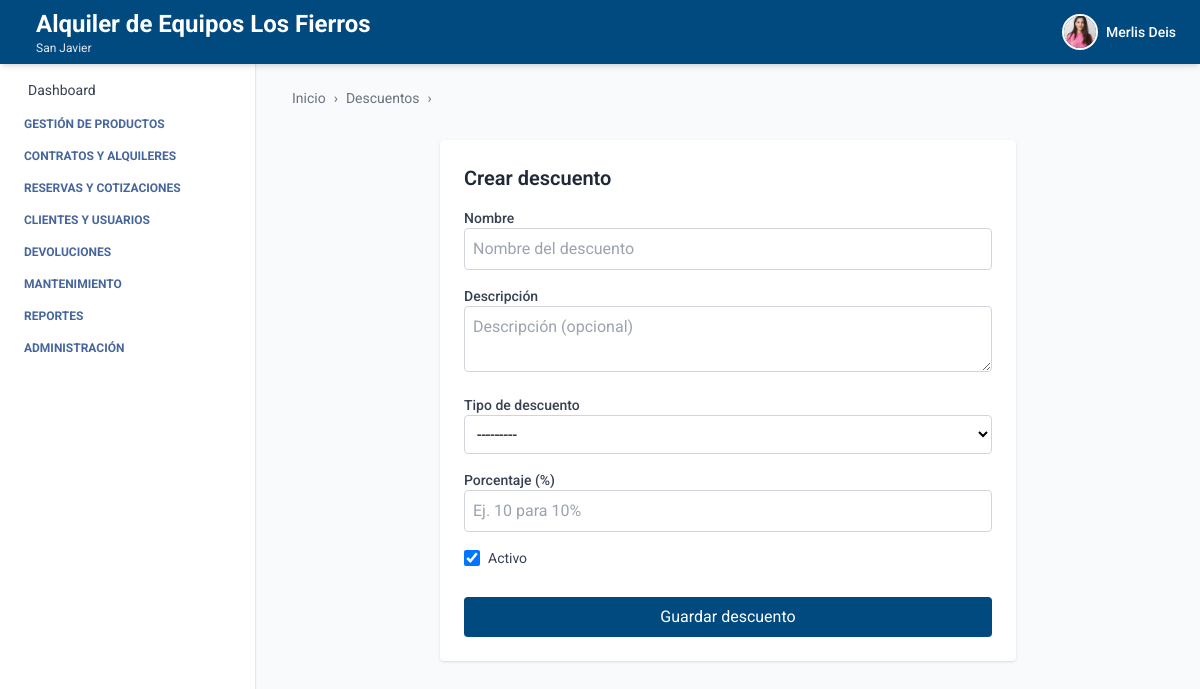
/descuentos/nuevo/ (signed in), run on the app's committed database.
### autenticacion/models.py (models this page shows, shortened)
class Usuario(AbstractUser):
    telefono = models.CharField(max_length=20, blank=True, null=True)
    empresa = models.ForeignKey(Empresa, on_delete=models.SET_NULL, null=True, blank=True)
    sucursal = models.ForeignKey(Sucursal, on_delete=models.SET_NULL, null=True, blank=True)
    ESTADOS = [
        ("activo", "Activo"),
        ("inactivo", "Inactivo"),
    ]
    estado = models.CharField(max_length=10, choices=ESTADOS, default="activo")
    foto_perfil = models.ImageField(upload_to='usuarios/img/', blank=True, null=True)
    groups = models.ManyToManyField(
        Group,
        related_name='usuarios',  # Evita conflicto con 'user_set'
        blank=True,
        help_text='The groups this user belongs to.',
        verbose_name='groups'
    )
    user_permissions = models.ManyToManyField(
        Permission,
        related_name='usuarios',  # Evita conflicto con 'user_set'
        blank=True,
        help_text='Specific permissions for this user.',
        verbose_name='user permissions'
    )

### empresa/models.py (models this page shows, shortened)
class Empresa(models.Model):
    ESTADOS = [
        ("activo", "Activo"),
        ("inactivo", "Inactivo"),
    ]
    nombre = models.CharField(max_length=100)
    nit = models.CharField(max_length=50, unique=True)
    ciudad = models.CharField(max_length=100, blank=True, null=True)
    direccion = models.CharField(max_length=255, blank=True, null=True)
    departamento = models.CharField(max_length=100, blank=True, null=True)
    telefono = models.CharField(max_length=20, blank=True, null=True)
    estado = models.CharField(max_length=20, choices=ESTADOS, default="activo")
    logo = models.ImageField(upload_to='empresas/img/', blank=True, null=True)

class Sucursal(models.Model):
    ESTADOS = [
        ("activo", "Activo"),
        ("inactivo", "Inactivo"),
    ]
    empresa = models.ForeignKey(Empresa, related_name='sucursales', on_delete=models.CASCADE)
    nombre = models.CharField(max_length=100)
    ciudad = models.CharField(max_length=100)
    direccion = models.CharField(max_length=255)
    departamento = models.CharField(max_length=100, blank=True, null=True)
    telefono = models.CharField(max_length=20, blank=True, null=True)
    estado = models.CharField(max_length=20, choices=ESTADOS, default="activo")

### descuento/views.py (the view, shortened to what this page needs)
# urls.py: path('descuentos/nuevo/', descuento_create, name='descuento_create'),
@login_required
def descuento_create(request):
    form = DescuentoForm(request.POST or None)
    context = {
        'form': form,
        'titulo': 'Crear descuento',
        'boton_texto': 'Guardar descuento',
        'breadcrumb_items': [('Descuentos', 'Crear')]
    }
    return render(request, 'descuento_form.html', context)

### descuento/templates/descuento_form.html (shortened to what this page needs)
{% extends 'index.html' %}
{% block breadcrumb %}
  {% include 'breadcrumb.html' with home='/' breadcrumbs=breadcrumb_items %}
{% endblock %}
{% block content %}
  <div class="max-w-xl mx-auto mt-8 bg-white p-6 rounded shadow">
    <h2 class="text-xl font-semibold mb-4 text-gray-800">{{ titulo }}</h2>
    <form method="post">
      <div class="mb-4">
        <label for="{{ form.nombre.id_for_label }}" class="block text-sm font-medium text-gray-700">Nombre</label>
        {{ form.nombre }}
      </div>
      <div class="mb-4">
        <label for="{{ form.descripcion.id_for_label }}" class="block text-sm font-medium text-gray-700">Descripción</label>
        {{ form.descripcion }}
      </div>
      <div class="mb-4">
        <label for="{{ form.tipo.id_for_label }}" class="block text-sm font-medium text-gray-700">Tipo de descuento</label>
        {{ form.tipo }}
      </div>
      <div class="mb-4">
        <label for="{{ form.porcentaje.id_for_label }}" class="block text-sm font-medium text-gray-700">Porcentaje (%)</label>
        {{ form.porcentaje }}
      </div>
      <div class="mb-4">
        <label class="inline-flex items-center">
          {{ form.activo }}
          <span class="ml-2 text-sm text-gray-700">Activo</span>
        </label>
      </div>
      <div class="mt-6">
        <button type="submit" class="w-full bg-[var(--primary-color)] text-white py-2 px-4 rounded hover:bg-blue-700 transition">
          {{ boton_texto }}
        </button>
      </div>
    </form>
  </div>
{% endblock %}

### core/templates/header.html (shortened to what this page needs)
<header class="bg-[var(--primary-color)] shadow-md w-full h-16 flex items-center px-6 justify-between fixed top-0 left-0 z-10">
  <h1 class="text-white flex items-center gap-3 leading-tight">
    <div class="leading-tight">
  {% if request.user.is_authenticated %}
    {% if request.user.empresa %}
      <span class="text-xl sm:text-2xl font-bold block">
        {{ request.user.empresa.nombre }}
      </span>
    {% endif %}
    {% if request.user.sucursal %}
      <span class="text-xs text-gray-200 block">
        {{ request.user.sucursal.nombre }}
      </span>
    {% endif %}
  {% else %}
    <span class="text-xl text-gray-200 block">Gestión inteligente de Equipos</span>
  {% endif %}
</div>
  </h1>
  {% if request.user.is_authenticated %}
  <div x-data="{ open: false }" class="relative flex items-center space-x-3 cursor-pointer" @click.away="open = false">
    <button @click="open = !open" class="flex items-center space-x-2 focus:outline-none">
      {% if request.user.foto_perfil %}
        <img src="{{ request.user.foto_perfil.url }}" alt="Perfil" class="w-9 h-9 rounded-full object-cover border-2 border-white" />
      {% else %}
        <div class="w-9 h-9 rounded-full bg-white text-[var(--primary-color)] flex items-center justify-center font-bold text-sm">
          {{ request.user.first_name|first }}{{ request.user.last_name|first }}
        </div>
      {% endif %}
      <span class="text-white hidden sm:block text-sm font-medium">{{ request.user.first_name }}</span>
    </button>
  </div>
  {% endif %}
</header>

### core/templates/index.html (style rules this page uses)
:root { --primary-color: #004a80; --text-aside-color: rgb(69, 101, 156); }
body { font-family: 'Roboto', sans-serif; }

### data on the page
Usuario: user.empresa.nombre "Alquiler de Equipos Los Fierros", user.sucursal.nombre "San Javier", user.foto_perfil (picture), user.first_name "Merlis Deis"

### other printed values
{{ label }} "Descuentos"
{{ titulo }} "Crear descuento"
{{ boton_texto }} "Guardar descuento"
